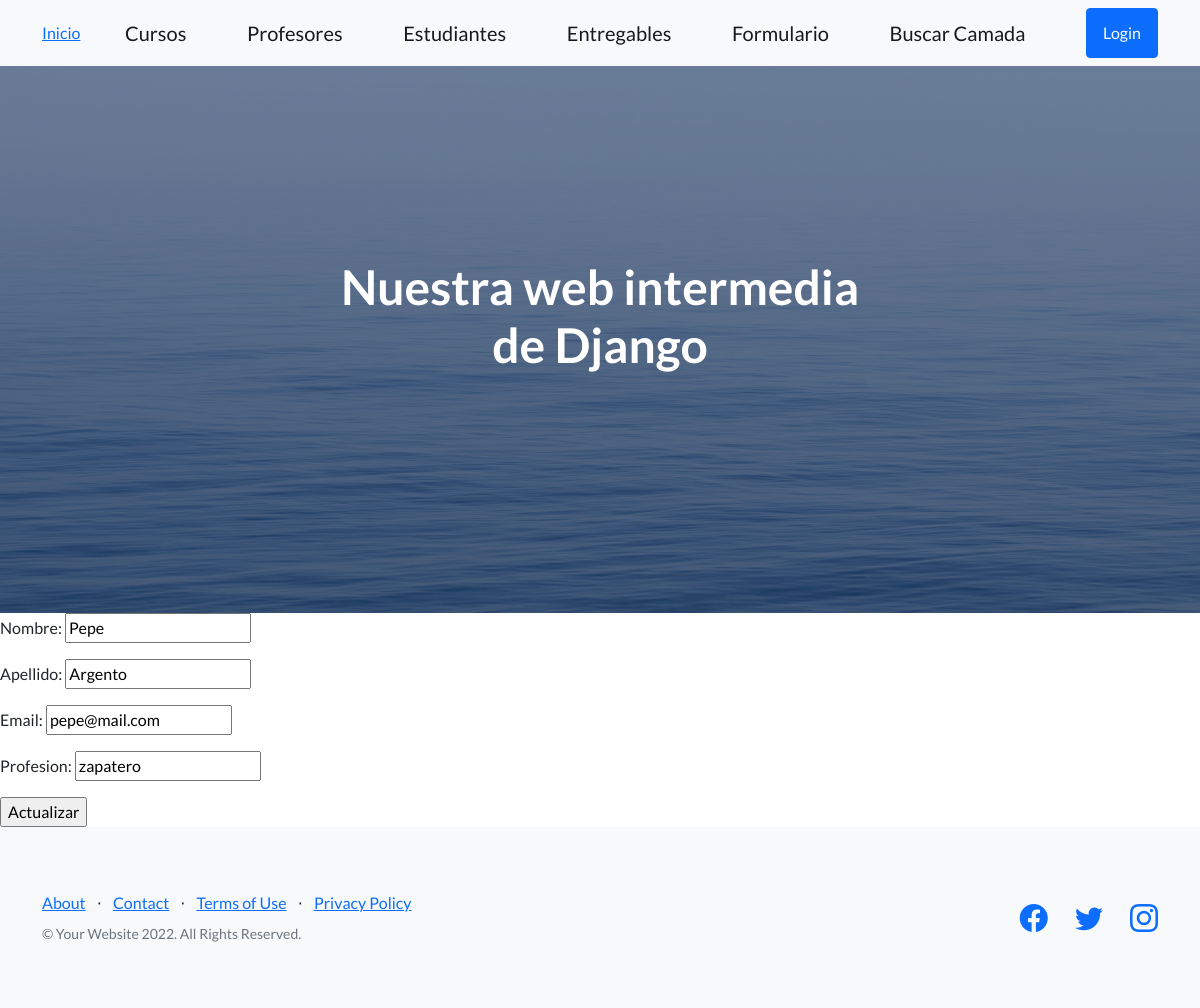
The page /app-coder/edita-profesor/1 on the database its author committed.
### AppCoder/models.py (models this page shows, shortened)
class Profesor(models.Model):
    nombre = models.CharField(max_length=50)
    apellido = models.CharField(max_length=50)
    email = models.EmailField()
    profesion = models.CharField(max_length=50)
    cursos = models.ManyToManyField(Curso, related_name = 'profesor_curso') # tabla intermedia que se utiliza para la cardinalidad n-n

### AppCoder/views.py (the view)
# urls.py: path('edita-profesor/<int:id>', editarProfesor, name = 'EditarProfesor'),
def editarProfesor(request, id):
    profesor = Profesor.objects.get(id=id)
    if request.method == 'POST':
        mi_formulario = ProfesoresFormulario(request.POST)
        if mi_formulario.is_valid():
            data = mi_formulario.cleaned_data
            profesor.nombre = data['nombre']
            profesor.apellido = data['apellido']
            profesor.email = data['email']
            profesor.profesion = data['profesion']
            profesor.save()
            return redirect('Profesores')
    else:
        mi_formulario = ProfesoresFormulario(initial={
            "nombre":profesor.nombre,
            "apellido":profesor.apellido,
            "email" : profesor.email,
            "profesion": profesor.profesion
        })
        return render(request, 'editarProfesor.html', {'mi_formulario': mi_formulario, 'id': profesor.id})

### AppCoder/forms.py
class ProfesoresFormulario(forms.Form):
    nombre = forms.CharField()
    apellido = forms.CharField()
    email = forms.EmailField()
    profesion = forms.CharField()

### AppCoder/templates/editarProfesor.html
{% extends 'padre.html' %}
{% block contenidoQueCambia %}
    <form action="{% url 'EditarProfesor' id %}" method="POST"> {% csrf_token %}
        {{mi_formulario.as_p}}
        <input type="submit" value="Actualizar">
    </form>
{% endblock contenidoQueCambia %}

### rows shown on the page
Profesor: nombre "Pepe", apellido "Argento", email "pepe@mail.com", profesion "zapatero"
